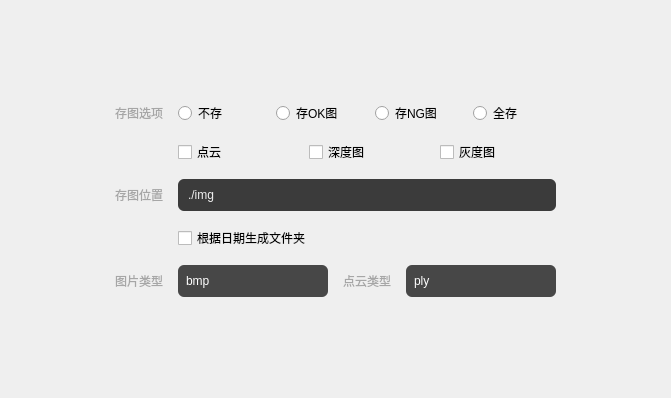
<?xml version="1.0" encoding="UTF-8"?>
<ui version="4.0">
 <class>SettingCameraWidget</class>
 <widget class="QWidget" name="SettingCameraWidget">
  <property name="geometry">
   <rect>
    <x>0</x>
    <y>0</y>
    <width>671</width>
    <height>398</height>
   </rect>
  </property>
  <property name="windowTitle">
   <string>Form</string>
  </property>
  <layout class="QGridLayout" name="gridLayout">
   <item row="0" column="1">
    <spacer name="verticalSpacer_2">
     <property name="orientation">
      <enum>Qt::Vertical</enum>
     </property>
     <property name="sizeHint" stdset="0">
      <size>
       <width>20</width>
       <height>66</height>
      </size>
     </property>
    </spacer>
   </item>
   <item row="1" column="0">
    <spacer name="horizontalSpacer">
     <property name="orientation">
      <enum>Qt::Horizontal</enum>
     </property>
     <property name="sizeHint" stdset="0">
      <size>
       <width>90</width>
       <height>20</height>
      </size>
     </property>
    </spacer>
   </item>
   <item row="1" column="1">
    <widget class="QWidget" name="widget" native="true">
     <property name="styleSheet">
      <string notr="true">QLabel{
	color: #a6a6a6;
    font-family: &quot;Microsoft YaHei&quot;;
    font-size: 12px;
}

QLineEdit{
    color: #f0f0f0;
    font-family: &quot;Microsoft YaHei&quot;;
    font-size: 12px;
    border-radius:6px;
    border-width:0px;
    border-style:none;
    background: #3b3b3b;
    min-height:32px;
    max-height:32px;
    padding-left:8px;
}

QLineEdit:focus
{
    color: #ffffff;
    border: 1px solid #7d551b;
}

QComboBox{
    color: #ffffff;
    font-family: &quot;Microsoft YaHei&quot;;
    font-size: 12px;
    border-radius:6px;
    border-width:0px;
    border-style:none;
    background:#474747;
    min-height:32px;
    max-height:32px;
    padding-left:8px;
}

QComboBox QAbstractItemView {
	background:#3b3b3b;	
	color:#767676;
    font-family: &quot;Microsoft YaHei&quot;;
    font-size: 12px;
    border: none;
    outline:none;
    selection-color: #fff;
    selection-background-color: #e89316;
} 
QComboBox QAbstractItemView::item{
	min-height:32px;
    max-height:32px;
}


QComboBox:on
{
	color: #555555;
	border-color: #327cc0;
}
QComboBox::drop-down
{
	border-style:none;
	border-width:0px;
}
QComboBox::down-arrow
{
    border-image: url(:/global/resource/image/global/ico_arrow_down.png);
	
}
QComboBox::down-arrow:hover
{
	border-image: url(:/global/resource/image/global/ico_arrow_down.png);
}
QComboBox::down-arrow:pressed
{
	border-image: url(:/global/resource/image/global/ico_arrow_down.png);
}
QComboBox::down-arrow:on
{
    border-image: url(:/global/resource/image/global/ico_arrow_up.png);
}
QComboBox::down-arrow:on:hover
{
	border-image: url(:/global/resource/image/global/ico_arrow_up.png);
}
QComboBox::down-arrow:on:pressed
{
	border-image: url(:/global/resource/image/global/ico_arrow_up.png);
}</string>
     </property>
     <layout class="QVBoxLayout" name="verticalLayout">
      <property name="spacing">
       <number>15</number>
      </property>
      <item>
       <layout class="QHBoxLayout" name="horizontalLayout_2" stretch="1,1">
        <property name="spacing">
         <number>15</number>
        </property>
        <item>
         <widget class="QLabel" name="label">
          <property name="sizePolicy">
           <sizepolicy hsizetype="Fixed" vsizetype="Preferred">
            <horstretch>0</horstretch>
            <verstretch>0</verstretch>
           </sizepolicy>
          </property>
          <property name="text">
           <string>存图选项</string>
          </property>
         </widget>
        </item>
        <item>
         <layout class="QHBoxLayout" name="horizontalLayout">
          <item>
           <widget class="QRadioButton" name="radioButton_saveNothing">
            <property name="minimumSize">
             <size>
              <width>0</width>
              <height>24</height>
             </size>
            </property>
            <property name="text">
             <string>不存</string>
            </property>
           </widget>
          </item>
          <item>
           <widget class="QRadioButton" name="radioButton_saveOk">
            <property name="minimumSize">
             <size>
              <width>0</width>
              <height>24</height>
             </size>
            </property>
            <property name="text">
             <string>存OK图</string>
            </property>
           </widget>
          </item>
          <item>
           <widget class="QRadioButton" name="radioButton_saveNg">
            <property name="minimumSize">
             <size>
              <width>0</width>
              <height>24</height>
             </size>
            </property>
            <property name="text">
             <string>存NG图</string>
            </property>
           </widget>
          </item>
          <item>
           <widget class="QRadioButton" name="radioButton_saveAll">
            <property name="minimumSize">
             <size>
              <width>0</width>
              <height>24</height>
             </size>
            </property>
            <property name="text">
             <string>全存</string>
            </property>
           </widget>
          </item>
         </layout>
        </item>
       </layout>
      </item>
      <item>
       <layout class="QHBoxLayout" name="horizontalLayout_4">
        <property name="spacing">
         <number>15</number>
        </property>
        <item>
         <widget class="QLabel" name="label_5">
          <property name="sizePolicy">
           <sizepolicy hsizetype="Fixed" vsizetype="Preferred">
            <horstretch>0</horstretch>
            <verstretch>0</verstretch>
           </sizepolicy>
          </property>
          <property name="minimumSize">
           <size>
            <width>48</width>
            <height>0</height>
           </size>
          </property>
          <property name="text">
           <string/>
          </property>
         </widget>
        </item>
        <item>
         <layout class="QHBoxLayout" name="horizontalLayout_3">
          <item>
           <widget class="QCheckBox" name="checkBox_saveCloud">
            <property name="minimumSize">
             <size>
              <width>0</width>
              <height>24</height>
             </size>
            </property>
            <property name="text">
             <string>点云</string>
            </property>
           </widget>
          </item>
          <item>
           <widget class="QCheckBox" name="checkBox_saveDepthImage">
            <property name="minimumSize">
             <size>
              <width>0</width>
              <height>24</height>
             </size>
            </property>
            <property name="text">
             <string>深度图</string>
            </property>
           </widget>
          </item>
          <item>
           <widget class="QCheckBox" name="checkBox_saveGrayImage">
            <property name="minimumSize">
             <size>
              <width>0</width>
              <height>24</height>
             </size>
            </property>
            <property name="text">
             <string>灰度图</string>
            </property>
           </widget>
          </item>
         </layout>
        </item>
       </layout>
      </item>
      <item>
       <layout class="QHBoxLayout" name="horizontalLayout_8">
        <property name="spacing">
         <number>15</number>
        </property>
        <item>
         <widget class="QLabel" name="label_2">
          <property name="sizePolicy">
           <sizepolicy hsizetype="Fixed" vsizetype="Preferred">
            <horstretch>0</horstretch>
            <verstretch>0</verstretch>
           </sizepolicy>
          </property>
          <property name="text">
           <string>存图位置</string>
          </property>
         </widget>
        </item>
        <item>
         <widget class="QLineEdit" name="lineEdit_imagePath">
          <property name="minimumSize">
           <size>
            <width>0</width>
            <height>32</height>
           </size>
          </property>
          <property name="maximumSize">
           <size>
            <width>16777215</width>
            <height>32</height>
           </size>
          </property>
          <property name="text">
           <string>./img</string>
          </property>
         </widget>
        </item>
       </layout>
      </item>
      <item>
       <layout class="QHBoxLayout" name="horizontalLayout_9">
        <property name="spacing">
         <number>15</number>
        </property>
        <item>
         <widget class="QLabel" name="label_6">
          <property name="sizePolicy">
           <sizepolicy hsizetype="Fixed" vsizetype="Preferred">
            <horstretch>0</horstretch>
            <verstretch>0</verstretch>
           </sizepolicy>
          </property>
          <property name="minimumSize">
           <size>
            <width>48</width>
            <height>0</height>
           </size>
          </property>
          <property name="maximumSize">
           <size>
            <width>48</width>
            <height>16777215</height>
           </size>
          </property>
          <property name="text">
           <string/>
          </property>
         </widget>
        </item>
        <item>
         <widget class="QCheckBox" name="checkBox_genByDate">
          <property name="minimumSize">
           <size>
            <width>0</width>
            <height>24</height>
           </size>
          </property>
          <property name="text">
           <string>根据日期生成文件夹</string>
          </property>
         </widget>
        </item>
       </layout>
      </item>
      <item>
       <layout class="QHBoxLayout" name="horizontalLayout_7">
        <item>
         <layout class="QHBoxLayout" name="horizontalLayout_5">
          <property name="spacing">
           <number>15</number>
          </property>
          <item>
           <widget class="QLabel" name="label_3">
            <property name="sizePolicy">
             <sizepolicy hsizetype="Fixed" vsizetype="Preferred">
              <horstretch>0</horstretch>
              <verstretch>0</verstretch>
             </sizepolicy>
            </property>
            <property name="text">
             <string>图片类型</string>
            </property>
           </widget>
          </item>
          <item>
           <widget class="QComboBox" name="comboBox_imageType">
            <property name="minimumSize">
             <size>
              <width>150</width>
              <height>32</height>
             </size>
            </property>
            <property name="maximumSize">
             <size>
              <width>200</width>
              <height>32</height>
             </size>
            </property>
            <item>
             <property name="text">
              <string>bmp</string>
             </property>
            </item>
            <item>
             <property name="text">
              <string>png</string>
             </property>
            </item>
            <item>
             <property name="text">
              <string>jpg</string>
             </property>
            </item>
           </widget>
          </item>
         </layout>
        </item>
        <item>
         <layout class="QHBoxLayout" name="horizontalLayout_6">
          <property name="spacing">
           <number>15</number>
          </property>
          <item>
           <widget class="QLabel" name="label_4">
            <property name="sizePolicy">
             <sizepolicy hsizetype="Fixed" vsizetype="Preferred">
              <horstretch>0</horstretch>
              <verstretch>0</verstretch>
             </sizepolicy>
            </property>
            <property name="text">
             <string>点云类型</string>
            </property>
           </widget>
          </item>
          <item>
           <widget class="QComboBox" name="comboBox_cloudType">
            <property name="minimumSize">
             <size>
              <width>150</width>
              <height>32</height>
             </size>
            </property>
            <property name="maximumSize">
             <size>
              <width>200</width>
              <height>32</height>
             </size>
            </property>
            <item>
             <property name="text">
              <string>ply</string>
             </property>
            </item>
            <item>
             <property name="text">
              <string>pcd</string>
             </property>
            </item>
            <item>
             <property name="text">
              <string>tiff (xyz)</string>
             </property>
            </item>
            <item>
             <property name="text">
              <string>tiff (xyzrgb)</string>
             </property>
            </item>
            <item>
             <property name="text">
              <string>tiff (z DepthMap)</string>
             </property>
            </item>
           </widget>
          </item>
         </layout>
        </item>
       </layout>
      </item>
     </layout>
    </widget>
   </item>
   <item row="1" column="2">
    <spacer name="horizontalSpacer_2">
     <property name="orientation">
      <enum>Qt::Horizontal</enum>
     </property>
     <property name="sizeHint" stdset="0">
      <size>
       <width>89</width>
       <height>20</height>
      </size>
     </property>
    </spacer>
   </item>
   <item row="2" column="1">
    <spacer name="verticalSpacer">
     <property name="orientation">
      <enum>Qt::Vertical</enum>
     </property>
     <property name="sizeHint" stdset="0">
      <size>
       <width>20</width>
       <height>66</height>
      </size>
     </property>
    </spacer>
   </item>
  </layout>
 </widget>
 <resources/>
 <connections/>
</ui>
